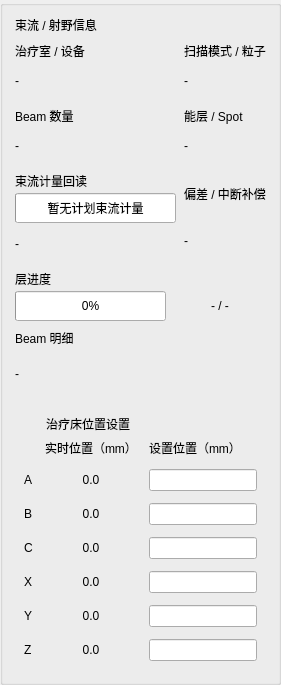
       <widget class="QGroupBox" name="groupBoxBedPosition">
        <property name="title">
         <string/>
        </property>
        <layout class="QVBoxLayout" name="verticalLayout_bedBox">
         <property name="spacing">
          <number>8</number>
         </property>
         <property name="leftMargin">
          <number>12</number>
         </property>
         <property name="topMargin">
          <number>10</number>
         </property>
         <property name="rightMargin">
          <number>12</number>
         </property>
         <property name="bottomMargin">
          <number>12</number>
         </property>
         <item>
          <widget class="QLabel" name="labelDosePanelTitle">
           <property name="text">
             <string>束流 / 射野信息</string>
           </property>
          </widget>
         </item>
         <item>
          <layout class="QGridLayout" name="gridLayoutDoseInfo">
           <property name="horizontalSpacing">
            <number>8</number>
           </property>
           <property name="verticalSpacing">
            <number>8</number>
           </property>
           <item row="0" column="0">
            <widget class="QWidget" name="dosePrescriptionCard" native="true">
             <layout class="QVBoxLayout" name="verticalLayoutDosePrescription">
              <property name="spacing">
               <number>3</number>
              </property>
              <property name="leftMargin">
               <number>0</number>
              </property>
              <property name="topMargin">
               <number>0</number>
              </property>
              <property name="rightMargin">
               <number>0</number>
              </property>
              <property name="bottomMargin">
               <number>0</number>
              </property>
              <item>
               <widget class="QLabel" name="labelDosePrescriptionName">
                <property name="text">
                  <string>治疗室 / 设备</string>
                </property>
               </widget>
              </item>
              <item>
               <widget class="QLabel" name="labelPrescriptionDose">
                <property name="minimumSize">
                 <size>
                  <width>0</width>
                  <height>36</height>
                 </size>
                </property>
                <property name="text">
                 <string>-</string>
                </property>
                <property name="alignment">
                 <set>Qt::AlignmentFlag::AlignLeading|Qt::AlignmentFlag::AlignLeft|Qt::AlignmentFlag::AlignVCenter</set>
                </property>
                <property name="wordWrap">
                 <bool>true</bool>
                </property>
               </widget>
              </item>
             </layout>
            </widget>
           </item>
           <item row="0" column="1">
            <widget class="QWidget" name="doseFractionCard" native="true">
             <layout class="QVBoxLayout" name="verticalLayoutDoseFraction">
              <property name="spacing">
               <number>3</number>
              </property>
              <property name="leftMargin">
               <number>0</number>
              </property>
              <property name="topMargin">
               <number>0</number>
              </property>
              <property name="rightMargin">
               <number>0</number>
              </property>
              <property name="bottomMargin">
               <number>0</number>
              </property>
              <item>
               <widget class="QLabel" name="labelDoseFractionName">
                <property name="text">
                  <string>扫描模式 / 粒子</string>
                </property>
               </widget>
              </item>
              <item>
               <widget class="QLabel" name="labelFractionDose">
                <property name="minimumSize">
                 <size>
                  <width>0</width>
                  <height>36</height>
                 </size>
                </property>
                <property name="text">
                 <string>-</string>
                </property>
                <property name="alignment">
                 <set>Qt::AlignmentFlag::AlignLeading|Qt::AlignmentFlag::AlignLeft|Qt::AlignmentFlag::AlignVCenter</set>
                </property>
                <property name="wordWrap">
                 <bool>true</bool>
                </property>
               </widget>
              </item>
             </layout>
            </widget>
           </item>
           <item row="1" column="0">
            <widget class="QWidget" name="doseCurrentFractionCard" native="true">
             <layout class="QVBoxLayout" name="verticalLayoutDoseCurrentFraction">
              <property name="spacing">
               <number>3</number>
              </property>
              <property name="leftMargin">
               <number>0</number>
              </property>
              <property name="topMargin">
               <number>0</number>
              </property>
              <property name="rightMargin">
               <number>0</number>
              </property>
              <property name="bottomMargin">
               <number>0</number>
              </property>
              <item>
               <widget class="QLabel" name="labelDoseCurrentFractionName">
                <property name="text">
                  <string>Beam 数量</string>
                </property>
               </widget>
              </item>
              <item>
               <widget class="QLabel" name="labelCurrentFractionDose">
                <property name="minimumSize">
                 <size>
                  <width>0</width>
                  <height>36</height>
                 </size>
                </property>
                <property name="text">
                 <string>-</string>
                </property>
                <property name="alignment">
                 <set>Qt::AlignmentFlag::AlignLeading|Qt::AlignmentFlag::AlignLeft|Qt::AlignmentFlag::AlignVCenter</set>
                </property>
                <property name="wordWrap">
                 <bool>true</bool>
                </property>
               </widget>
              </item>
             </layout>
            </widget>
           </item>
           <item row="1" column="1">
            <widget class="QWidget" name="doseCompletedCard" native="true">
             <layout class="QVBoxLayout" name="verticalLayoutDoseCompleted">
              <property name="spacing">
               <number>3</number>
              </property>
              <property name="leftMargin">
               <number>0</number>
              </property>
              <property name="topMargin">
               <number>0</number>
              </property>
              <property name="rightMargin">
               <number>0</number>
              </property>
              <property name="bottomMargin">
               <number>0</number>
              </property>
              <item>
               <widget class="QLabel" name="labelDoseCompletedName">
                <property name="text">
                  <string>能层 / Spot</string>
                </property>
               </widget>
              </item>
              <item>
               <widget class="QLabel" name="labelCompletedDose">
                <property name="minimumSize">
                 <size>
                  <width>0</width>
                  <height>36</height>
                 </size>
                </property>
                <property name="text">
                 <string>-</string>
                </property>
                <property name="alignment">
                 <set>Qt::AlignmentFlag::AlignLeading|Qt::AlignmentFlag::AlignLeft|Qt::AlignmentFlag::AlignVCenter</set>
                </property>
                <property name="wordWrap">
                 <bool>true</bool>
                </property>
               </widget>
              </item>
             </layout>
            </widget>
           </item>
           <item row="2" column="0">
            <widget class="QWidget" name="doseBeamMuCard" native="true">
             <layout class="QVBoxLayout" name="verticalLayoutDoseBeamMu">
              <property name="spacing">
               <number>3</number>
              </property>
              <property name="leftMargin">
               <number>0</number>
              </property>
              <property name="topMargin">
               <number>0</number>
              </property>
              <property name="rightMargin">
               <number>0</number>
              </property>
              <property name="bottomMargin">
               <number>0</number>
              </property>
              <item>
               <widget class="QLabel" name="labelDoseBeamMuName">
                <property name="text">
                 <string>束流计量回读</string>
                </property>
               </widget>
              </item>
              <item>
               <widget class="QProgressBar" name="progressBarBeamMeterset">
                <property name="minimumSize">
                 <size>
                  <width>0</width>
                  <height>30</height>
                 </size>
                </property>
                <property name="maximumSize">
                 <size>
                  <width>16777215</width>
                  <height>30</height>
                 </size>
                </property>
                <property name="minimum">
                 <number>0</number>
                </property>
                <property name="maximum">
                 <number>1000</number>
                </property>
                <property name="value">
                 <number>0</number>
                </property>
                <property name="format">
                 <string>暂无计划束流计量</string>
                </property>
               </widget>
              </item>
              <item>
               <widget class="QLabel" name="labelBeamMuDose">
                <property name="minimumSize">
                 <size>
                  <width>0</width>
                  <height>36</height>
                 </size>
                </property>
                <property name="text">
                 <string>-</string>
                </property>
                <property name="alignment">
                 <set>Qt::AlignmentFlag::AlignLeading|Qt::AlignmentFlag::AlignLeft|Qt::AlignmentFlag::AlignVCenter</set>
                </property>
                <property name="wordWrap">
                 <bool>true</bool>
                </property>
               </widget>
              </item>
             </layout>
            </widget>
           </item>
           <item row="2" column="1">
            <widget class="QWidget" name="doseDeviationCard" native="true">
             <layout class="QVBoxLayout" name="verticalLayoutDoseDeviation">
              <property name="spacing">
               <number>3</number>
              </property>
              <property name="leftMargin">
               <number>0</number>
              </property>
              <property name="topMargin">
               <number>0</number>
              </property>
              <property name="rightMargin">
               <number>0</number>
              </property>
              <property name="bottomMargin">
               <number>0</number>
              </property>
              <item>
               <widget class="QLabel" name="labelDoseDeviationName">
                <property name="text">
                  <string>偏差 / 中断补偿</string>
                </property>
               </widget>
              </item>
              <item>
               <widget class="QLabel" name="labelDoseDeviation">
                <property name="minimumSize">
                 <size>
                  <width>0</width>
                  <height>36</height>
                 </size>
                </property>
                <property name="text">
                 <string>-</string>
                </property>
                <property name="alignment">
                 <set>Qt::AlignmentFlag::AlignLeading|Qt::AlignmentFlag::AlignLeft|Qt::AlignmentFlag::AlignVCenter</set>
                </property>
                <property name="wordWrap">
                 <bool>true</bool>
                </property>
               </widget>
              </item>
             </layout>
            </widget>
           </item>
            <item row="3" column="0" colspan="2">
             <widget class="QWidget" name="doseLayerProgressCard" native="true">
              <layout class="QVBoxLayout" name="verticalLayoutDoseLayerProgress">
               <property name="spacing">
                <number>3</number>
               </property>
               <property name="leftMargin">
                <number>0</number>
               </property>
               <property name="topMargin">
                <number>0</number>
               </property>
               <property name="rightMargin">
                <number>0</number>
               </property>
               <property name="bottomMargin">
                <number>0</number>
               </property>
               <item>
                <widget class="QLabel" name="labelLayerProgressName">
                 <property name="text">
                  <string>层进度</string>
                 </property>
                </widget>
               </item>
               <item>
                <layout class="QHBoxLayout" name="horizontalLayoutLayerProgress">
                 <property name="spacing">
                  <number>8</number>
                 </property>
                 <item>
                  <widget class="QProgressBar" name="progressBarLayerProgress">
                   <property name="minimumSize">
                    <size>
                     <width>0</width>
                     <height>30</height>
                    </size>
                   </property>
                   <property name="maximumSize">
                    <size>
                     <width>16777215</width>
                     <height>30</height>
                    </size>
                   </property>
                   <property name="minimum">
                    <number>0</number>
                   </property>
                   <property name="maximum">
                    <number>100</number>
                   </property>
                   <property name="value">
                    <number>0</number>
                   </property>
                  </widget>
                 </item>
                 <item>
                  <widget class="QLabel" name="labelLayerProgressValue">
                   <property name="minimumSize">
                    <size>
                     <width>92</width>
                     <height>30</height>
                    </size>
                   </property>
                   <property name="maximumSize">
                    <size>
                     <width>112</width>
                     <height>30</height>
                    </size>
                   </property>
                   <property name="text">
                    <string>- / -</string>
                   </property>
                   <property name="alignment">
                    <set>Qt::AlignmentFlag::AlignCenter</set>
                   </property>
                  </widget>
                 </item>
                </layout>
               </item>
              </layout>
             </widget>
            </item>
            <item row="4" column="0" colspan="2">
             <widget class="QWidget" name="doseBeamInfoCard" native="true">
             <layout class="QVBoxLayout" name="verticalLayoutDoseBeamInfo">
              <property name="spacing">
               <number>3</number>
              </property>
              <property name="leftMargin">
               <number>0</number>
              </property>
              <property name="topMargin">
               <number>0</number>
              </property>
              <property name="rightMargin">
               <number>0</number>
              </property>
              <property name="bottomMargin">
               <number>0</number>
              </property>
              <item>
               <widget class="QLabel" name="labelBeamDoseInfoName">
                <property name="text">
                  <string>Beam 明细</string>
                </property>
               </widget>
              </item>
              <item>
               <widget class="QLabel" name="labelBeamDoseInfo">
                <property name="minimumSize">
                 <size>
                  <width>0</width>
                  <height>48</height>
                 </size>
                </property>
                <property name="text">
                 <string>-</string>
                </property>
                <property name="alignment">
                 <set>Qt::AlignmentFlag::AlignLeading|Qt::AlignmentFlag::AlignLeft|Qt::AlignmentFlag::AlignVCenter</set>
                </property>
                <property name="wordWrap">
                 <bool>true</bool>
                </property>
               </widget>
              </item>
             </layout>
            </widget>
           </item>
          </layout>
         </item>
         <item>
          <widget class="QWidget" name="bedPositionLegacyContainer" native="true">
           <property name="visible">
            <bool>false</bool>
           </property>
           <layout class="QVBoxLayout" name="verticalLayoutBedPositionLegacy">
            <item>
             <layout class="QHBoxLayout" name="horizontalLayout_title_bed">
              <item>
               <widget class="QLabel" name="label_icon_bed">
                <property name="minimumSize">
                 <size>
                  <width>16</width>
                  <height>16</height>
                 </size>
                </property>
                <property name="maximumSize">
                 <size>
                  <width>16</width>
                  <height>16</height>
                 </size>
                </property>
                <property name="text">
                 <string/>
                </property>
               </widget>
              </item>
              <item>
               <widget class="QLabel" name="label_title_bed">
                <property name="text">
                 <string>治疗床位置设置</string>
                </property>
               </widget>
              </item>
             </layout>
            </item>
            <item>
             <layout class="QGridLayout" name="gridLayout_2">
              <property name="spacing">
               <number>12</number>
              </property>
              <item row="0" column="1">
               <widget class="QLabel" name="label_38">
                <property name="text">
                 <string>实时位置（mm）</string>
                </property>
               </widget>
              </item>
              <item row="0" column="2">
               <widget class="QLabel" name="label_39">
                <property name="text">
                 <string>设置位置（mm）</string>
                </property>
               </widget>
              </item>
              <item row="1" column="0">
               <widget class="QLabel" name="label_40">
                <property name="text">
                 <string>A</string>
                </property>
               </widget>
              </item>
              <item row="2" column="0">
               <widget class="QLabel" name="label_41">
                <property name="text">
                 <string>B</string>
                </property>
               </widget>
              </item>
              <item row="3" column="0">
               <widget class="QLabel" name="label_42">
                <property name="text">
                 <string>C</string>
                </property>
               </widget>
              </item>
              <item row="4" column="0">
               <widget class="QLabel" name="label_43">
                <property name="text">
                 <string>X</string>
                </property>
               </widget>
              </item>
              <item row="5" column="0">
               <widget class="QLabel" name="label_44">
                <property name="text">
                 <string>Y</string>
                </property>
               </widget>
              </item>
              <item row="6" column="0">
               <widget class="QLabel" name="label_45">
                <property name="text">
                 <string>Z</string>
                </property>
               </widget>
              </item>
              <item row="1" column="1">
               <widget class="QLabel" name="label_posa">
                <property name="text">
                 <string>0.0</string>
                </property>
                <property name="alignment">
                 <set>Qt::AlignmentFlag::AlignCenter</set>
                </property>
               </widget>
              </item>
              <item row="2" column="1">
               <widget class="QLabel" name="label_posb">
                <property name="text">
                 <string>0.0</string>
                </property>
                <property name="alignment">
                 <set>Qt::AlignmentFlag::AlignCenter</set>
                </property>
               </widget>
              </item>
              <item row="3" column="1">
               <widget class="QLabel" name="label_posc">
                <property name="text">
                 <string>0.0</string>
                </property>
                <property name="alignment">
                 <set>Qt::AlignmentFlag::AlignCenter</set>
                </property>
               </widget>
              </item>
              <item row="4" column="1">
               <widget class="QLabel" name="label_posx">
                <property name="text">
                 <string>0.0</string>
                </property>
                <property name="alignment">
                 <set>Qt::AlignmentFlag::AlignCenter</set>
                </property>
               </widget>
              </item>
              <item row="5" column="1">
               <widget class="QLabel" name="label_posy">
                <property name="text">
                 <string>0.0</string>
                </property>
                <property name="alignment">
                 <set>Qt::AlignmentFlag::AlignCenter</set>
                </property>
               </widget>
              </item>
              <item row="6" column="1">
               <widget class="QLabel" name="label_posz">
                <property name="text">
                 <string>0.0</string>
                </property>
                <property name="alignment">
                 <set>Qt::AlignmentFlag::AlignCenter</set>
                </property>
               </widget>
              </item>
              <item row="1" column="2">
               <widget class="QLineEdit" name="lineEdit_a"/>
              </item>
              <item row="2" column="2">
               <widget class="QLineEdit" name="lineEdit_b"/>
              </item>
              <item row="3" column="2">
               <widget class="QLineEdit" name="lineEdit_c"/>
              </item>
              <item row="4" column="2">
               <widget class="QLineEdit" name="lineEdit_x"/>
              </item>
              <item row="5" column="2">
               <widget class="QLineEdit" name="lineEdit_y"/>
              </item>
              <item row="6" column="2">
               <widget class="QLineEdit" name="lineEdit_z"/>
              </item>
             </layout>
            </item>
           </layout>
          </widget>
         </item>
        </layout>
       </widget>
